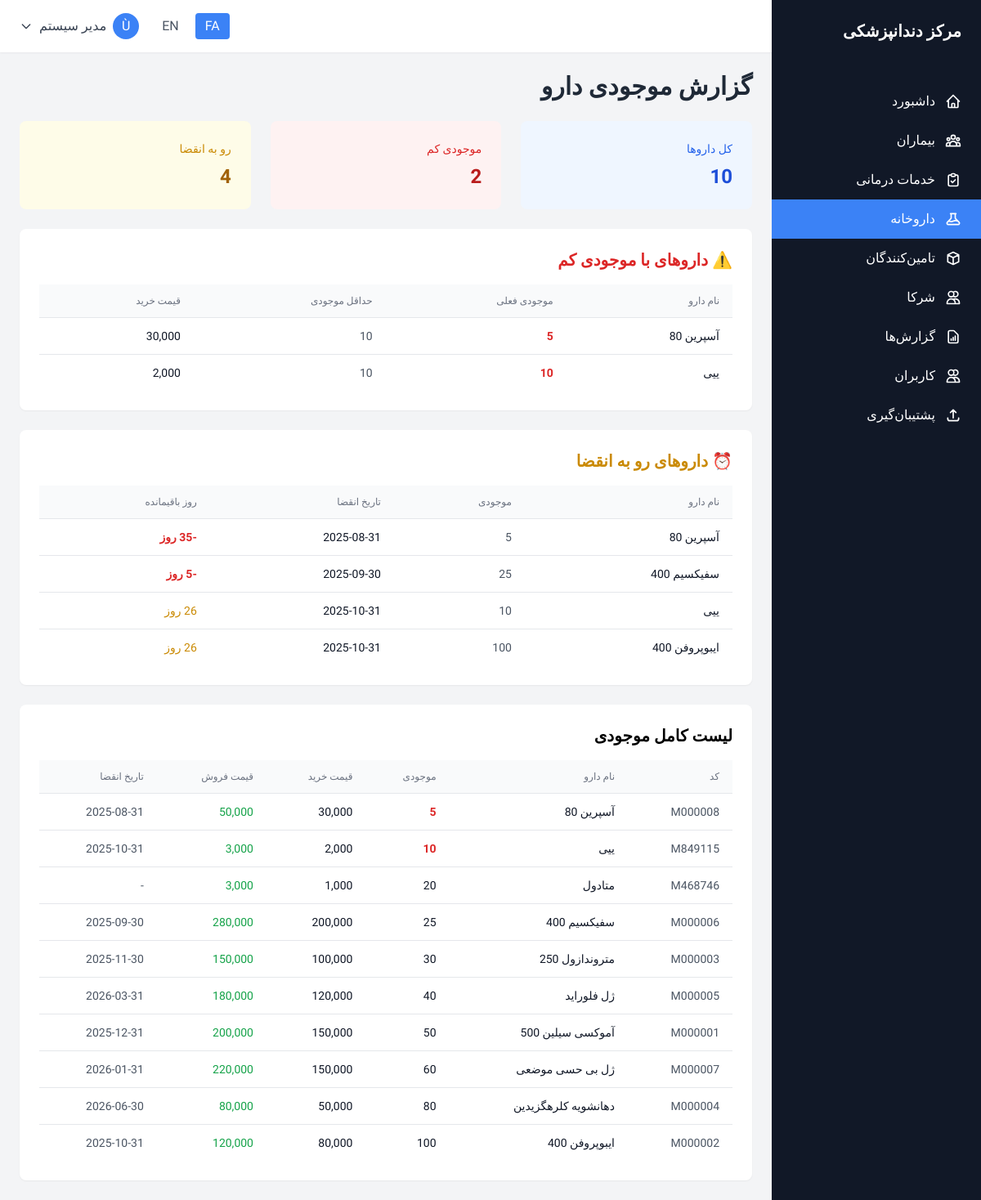
/medicines/stock.php (signed in), run on the app's committed database.
### tables this page shows
CREATE TABLE IF NOT EXISTS system (
    id INT AUTO_INCREMENT PRIMARY KEY,
    record_type ENUM('setting', 'activity_log') NOT NULL,
    setting_key VARCHAR(50),
    setting_value TEXT,
    setting_type VARCHAR(20) DEFAULT 'text',
    description TEXT,
    user_id INT,
    action VARCHAR(50),
    table_name VARCHAR(50),
    record_id INT,
    ip_address VARCHAR(45),
    user_agent TEXT,
    created_at DATETIME DEFAULT CURRENT_TIMESTAMP,
    updated_at DATETIME DEFAULT CURRENT_TIMESTAMP ON UPDATE CURRENT_TIMESTAMP,
    INDEX idx_record_type (record_type),
    INDEX idx_setting_key (setting_key),
    INDEX idx_user_action (user_id, action),
    INDEX idx_table_record (table_name, record_id),
    INDEX idx_activity_date (created_at),
    UNIQUE KEY unique_setting (setting_key, record_type),
    FOREIGN KEY (user_id) REFERENCES users(id) ON DELETE SET NULL
);

CREATE TABLE IF NOT EXISTS medicines (
    id INT AUTO_INCREMENT PRIMARY KEY,
    medicine_code VARCHAR(20) UNIQUE NOT NULL,
    medicine_name VARCHAR(100) NOT NULL,
    medicine_name_en VARCHAR(100),
    category VARCHAR(50),
    manufacturer VARCHAR(100),
    unit VARCHAR(20) NOT NULL,
    purchase_price DECIMAL(10, 2) NOT NULL,
    sale_price DECIMAL(10, 2) NOT NULL,
    stock_quantity INT DEFAULT 0,
    min_stock_level INT DEFAULT 10,
    expiry_date DATE,
    description TEXT,
    supplier_name VARCHAR(100),
    supplier_phone VARCHAR(20),
    supplier_email VARCHAR(100),
    supplier_address TEXT,
    sale_patient_id INT,
    sale_code VARCHAR(20),
    sale_date DATE,
    sale_quantity INT,
    sale_unit_price DECIMAL(10, 2),
    sale_total_price DECIMAL(10, 2),
    movement_type ENUM('purchase', 'sale', 'adjustment'),
    movement_date DATE,
    movement_quantity INT,
    movement_notes TEXT,
    is_active TINYINT(1) DEFAULT 1,
    created_by INT,
    created_at DATETIME DEFAULT CURRENT_TIMESTAMP,
    updated_at DATETIME DEFAULT CURRENT_TIMESTAMP ON UPDATE CURRENT_TIMESTAMP,
    INDEX idx_medicine_code (medicine_code),
    INDEX idx_medicine_name_active (medicine_name, is_active),
    INDEX idx_category_active (category, is_active),
    INDEX idx_stock_alert (stock_quantity, min_stock_level),
    INDEX idx_expiry_alert (expiry_date, is_active),
    INDEX idx_sale_date (sale_date, sale_patient_id),
    INDEX idx_movement_date (movement_date, movement_type),
    INDEX idx_supplier_name (supplier_name),
    FOREIGN KEY (sale_patient_id) REFERENCES patients(id) ON DELETE SET NULL,
    FOREIGN KEY (created_by) REFERENCES users(id) ON DELETE SET NULL
);

### medicines/stock.php (the view, shortened to what the rows shown need)
<?php
require_once '../config/config.php';
$medicines = fetchAll("
    SELECT * FROM medicines
    WHERE is_active = 1
    ORDER BY stock_quantity ASC
");
$lowStock = fetchAll("
    SELECT * FROM medicines
    WHERE is_active = 1 AND stock_quantity <= min_stock_level
    ORDER BY stock_quantity ASC
");
$expiringSoon = fetchAll("
    SELECT * FROM medicines
    WHERE is_active = 1 AND expiry_date <= DATE_ADD(CURDATE(), INTERVAL 30 DAY)
    ORDER BY expiry_date ASC
");
include '../includes/header.php';
?>
<div class="space-y-6">
    <h1 class="text-3xl font-bold text-gray-800">گزارش موجودی دارو</h1>
    <?php if ($lowStock): ?>
    <div class="bg-white rounded-lg shadow-sm p-6">
        <h2 class="text-xl font-bold mb-4 text-red-600">⚠️ داروهای با موجودی کم</h2>
        <div class="overflow-x-auto">
            <table class="min-w-full divide-y divide-gray-200">
                <thead class="bg-gray-50">
                    <tr>
                        <th class="px-4 py-3 text-right text-xs font-medium text-gray-500 uppercase">نام دارو</th>
                        <th class="px-4 py-3 text-right text-xs font-medium text-gray-500 uppercase">موجودی فعلی</th>
                        <th class="px-4 py-3 text-right text-xs font-medium text-gray-500 uppercase">حداقل موجودی</th>
                        <th class="px-4 py-3 text-right text-xs font-medium text-gray-500 uppercase">قیمت خرید</th>
                    </tr>
                </thead>
                <tbody class="bg-white divide-y divide-gray-200">
                    <?php foreach ($lowStock as $m): ?>
                    <tr class="hover:bg-gray-50">
                        <td class="px-4 py-3 text-sm font-medium text-gray-900"><?php echo htmlspecialchars($m['medicine_name']); ?></td>
                        <td class="px-4 py-3 text-sm text-red-600 font-bold"><?php echo $m['stock_quantity']; ?></td>
                        <td class="px-4 py-3 text-sm text-gray-600"><?php echo $m['min_stock_level']; ?></td>
                        <td class="px-4 py-3 text-sm text-gray-900"><?php echo formatCurrency($m['purchase_price']); ?></td>
                    </tr>
                    <?php endforeach; ?>
                </tbody>
            </table>
        </div>
    </div>
    <?php endif; ?>
    <?php if ($expiringSoon): ?>
    <div class="bg-white rounded-lg shadow-sm p-6">
        <h2 class="text-xl font-bold mb-4 text-yellow-600">⏰ داروهای رو به انقضا</h2>
        <div class="overflow-x-auto">
            <table class="min-w-full divide-y divide-gray-200">
                <thead class="bg-gray-50">
                    <tr>
                        <th class="px-4 py-3 text-right text-xs font-medium text-gray-500 uppercase">نام دارو</th>
                        <th class="px-4 py-3 text-right text-xs font-medium text-gray-500 uppercase">موجودی</th>
                        <th class="px-4 py-3 text-right text-xs font-medium text-gray-500 uppercase">تاریخ انقضا</th>
                        <th class="px-4 py-3 text-right text-xs font-medium text-gray-500 uppercase">روز باقیمانده</th>
                    </tr>
                </thead>
                <tbody class="bg-white divide-y divide-gray-200">
                    <?php foreach ($expiringSoon as $m):
                        $daysLeft = floor((strtotime($m['expiry_date']) - time()) / 86400);
                    ?>
                    <tr class="hover:bg-gray-50">
                        <td class="px-4 py-3 text-sm font-medium text-gray-900"><?php echo htmlspecialchars($m['medicine_name']); ?></td>
                        <td class="px-4 py-3 text-sm text-gray-600"><?php echo $m['stock_quantity']; ?></td>
                        <td class="px-4 py-3 text-sm text-gray-900"><?php echo $m['expiry_date']; ?></td>
                        <td class="px-4 py-3 text-sm <?php echo $daysLeft < 7 ? 'text-red-600 font-bold' : 'text-yellow-600'; ?>">
                            <?php echo $daysLeft; ?> روز
                        </td>
                    </tr>
                    <?php endforeach; ?>
                </tbody>
            </table>
        </div>
    </div>
    <?php endif; ?>
    <div class="bg-white rounded-lg shadow-sm p-6">
        <h2 class="text-xl font-bold mb-4">لیست کامل موجودی</h2>
        <div class="overflow-x-auto">
            <table class="min-w-full divide-y divide-gray-200">
                <thead class="bg-gray-50">
                    <tr>
                        <th class="px-4 py-3 text-right text-xs font-medium text-gray-500 uppercase">کد</th>
                        <th class="px-4 py-3 text-right text-xs font-medium text-gray-500 uppercase">نام دارو</th>
                        <th class="px-4 py-3 text-right text-xs font-medium text-gray-500 uppercase">موجودی</th>
                        <th class="px-4 py-3 text-right text-xs font-medium text-gray-500 uppercase">قیمت خرید</th>
                        <th class="px-4 py-3 text-right text-xs font-medium text-gray-500 uppercase">قیمت فروش</th>
                        <th class="px-4 py-3 text-right text-xs font-medium text-gray-500 uppercase">تاریخ انقضا</th>
                    </tr>
                </thead>
                <tbody class="bg-white divide-y divide-gray-200">
                    <?php foreach ($medicines as $m): ?>
                    <tr class="hover:bg-gray-50">
                        <td class="px-4 py-3 text-sm text-gray-600"><?php echo $m['medicine_code']; ?></td>
                        <td class="px-4 py-3 text-sm font-medium text-gray-900"><?php echo htmlspecialchars($m['medicine_name']); ?></td>
                        <td class="px-4 py-3 text-sm <?php echo $m['stock_quantity'] <= $m['min_stock_level'] ? 'text-red-600 font-bold' : 'text-gray-900'; ?>">
                            <?php echo $m['stock_quantity']; ?>
                        </td>
                        <td class="px-4 py-3 text-sm text-gray-900"><?php echo formatCurrency($m['purchase_price']); ?></td>
                        <td class="px-4 py-3 text-sm text-green-600"><?php echo formatCurrency($m['sale_price']); ?></td>
                        <td class="px-4 py-3 text-sm text-gray-600"><?php echo $m['expiry_date'] ?: '-'; ?></td>
                    </tr>
                    <?php endforeach; ?>
                </tbody>
            </table>
        </div>
    </div>
</div>
<?php include '../includes/footer.php'; ?>

### includes/header.php (shortened to what the rows shown need)
<?php
$lang = loadLanguage();
?>
<!DOCTYPE html>
<html lang="<?php echo $current_lang; ?>" dir="<?php echo $current_lang === 'fa' ? 'rtl' : 'ltr'; ?>">
<head>
    <script src="https://cdn.tailwindcss.com"></script>
</head>
<body class="bg-gray-100">
    <div class="flex h-screen overflow-hidden">
        <aside class="w-64 bg-gray-900 text-white flex-shrink-0 hidden md:block flex flex-col">
            <div class="p-6 flex-shrink-0">
                <h1 class="text-xl font-bold"><?php echo getSetting('clinic_name', $lang['app_name']); ?></h1>
            </div>
        </aside>
        <div class="flex-1 flex flex-col overflow-hidden">
            <main class="flex-1 overflow-y-auto p-6">

### data on the page
system: setting_value "مرکز دندانپزشکی"
medicines: medicine_name "آسپرین 80", stock_quantity "5", min_stock_level "10", purchase_price "30,000", expiry_date "2025-08-31", expiry_date "-35", medicine_code "M000008", sale_price "50,000"
medicines: medicine_name "ییی", stock_quantity "10", min_stock_level "10", purchase_price "2,000", expiry_date "2025-10-31", expiry_date "26", medicine_code "M849115", sale_price "3,000"
medicines: medicine_name "سفیکسیم 400", stock_quantity "25", expiry_date "2025-09-30", expiry_date "-5", medicine_code "M000006", purchase_price "200,000", sale_price "280,000"
medicines: medicine_name "ایبوپروفن 400", stock_quantity "100", expiry_date "2025-10-31", expiry_date "26", medicine_code "M000002", purchase_price "80,000", sale_price "120,000"
medicines: medicine_code "M468746", medicine_name "متادول", stock_quantity "20", purchase_price "1,000", sale_price "3,000", expiry_date "-"
medicines: medicine_code "M000003", medicine_name "متروندازول 250", stock_quantity "30", purchase_price "100,000", sale_price "150,000", expiry_date "2025-11-30"
medicines: medicine_code "M000005", medicine_name "ژل فلوراید", stock_quantity "40", purchase_price "120,000", sale_price "180,000", expiry_date "2026-03-31"
medicines: medicine_code "M000001", medicine_name "آموکسی سیلین 500", stock_quantity "50", purchase_price "150,000", sale_price "200,000", expiry_date "2025-12-31"
medicines: medicine_code "M000007", medicine_name "ژل بی حسی موضعی", stock_quantity "60", purchase_price "150,000", sale_price "220,000", expiry_date "2026-01-31"
medicines: medicine_code "M000004", medicine_name "دهانشویه کلرهگزیدین", stock_quantity "80", purchase_price "50,000", sale_price "80,000", expiry_date "2026-06-30"

### other printed values
$lang['menu_dashboard'] "داشبورد"
$lang['menu_patients'] "بیماران"
$lang['menu_services'] "خدمات درمانی"
$lang['menu_medicines'] "داروخانه"
$lang['menu_suppliers'] "تامین‌کنندگان"
$lang['menu_partners'] "شرکا"
$lang['menu_reports'] "گزارش‌ها"
$lang['menu_users'] "کاربران"
$lang['menu_backup'] "پشتیبان‌گیری"
substr($user['full_name'], 0, 1) "Ù"
$user['full_name'] "مدیر سیستم"
count($medicines) "10"
count($lowStock) "2"
count($expiringSoon) "4"
